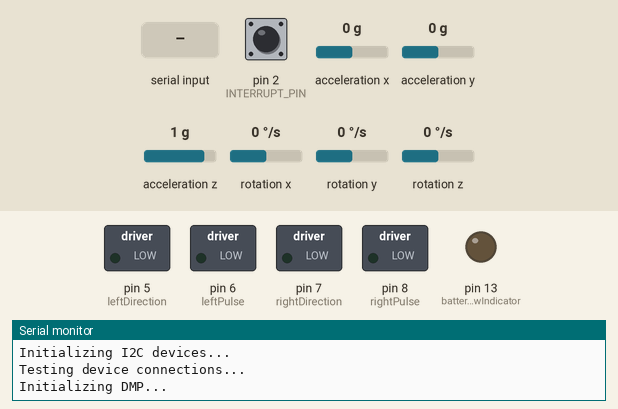
Bench run of a sketch on a simulated Arduino Uno, built with avr-gcc and run on an emulated ATmega328P. On the bench: switched loads named in the sketch (green lamp = pin HIGH), output pins drawn as LEDs (lit = HIGH), the last lines printed to the serial monitor. The test bench sets the inputs (shaded band); at power-on: pin 2 (INTERRUPT_PIN) LOW, acceleration x 0 g, acceleration y 0 g, acceleration z 1 g, rotation x 0 °/s, rotation y 0 °/s, rotation z 0 °/s. The sensor or clock chip raises its interrupt line as the real part does.

Above: at 0.1 s.
At 1.7 s:
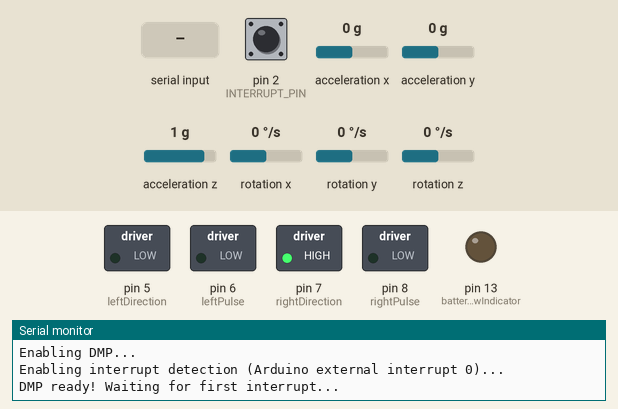
1.8 s: "l" received over Serial
At 2.9 s:
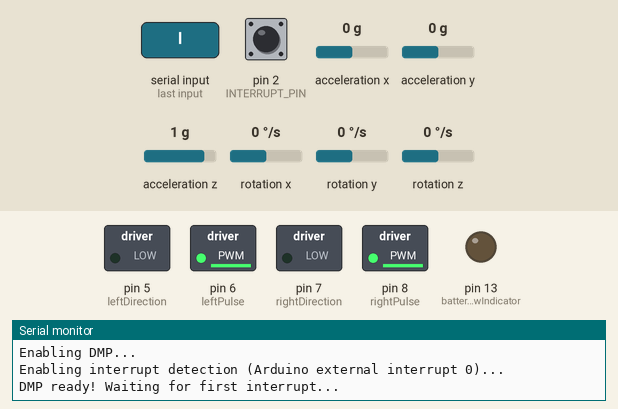
Timing chart, 0 to 4.8 s (numbered marks = the images above; inputs shaded):
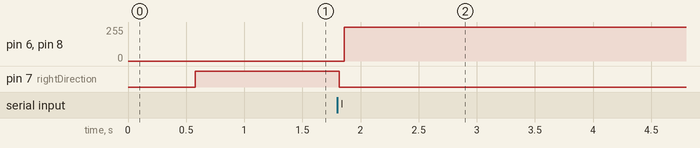

Measured:
- after the input at 1.8 s, pin 6 (leftPulse), pin 8 (rightPulse): 0/255 → 254/255 after 0.06 s; pin 7 (rightDirection): HIGH → LOW at once

The sketch:

self-balancing-robot.ino
```cpp
#include <MPU6050_6Axis_MotionApps20.h>
#include <Wire.h>
#include "PID.h"
#include "config.h"

// MPU control/status vars
bool dmpReady = false; // set true if DMP init was successful
uint8_t mpuIntStatus; // holds actual interrupt status byte from MPU
uint8_t devStatus; // return status after each device operation (0 = success, !0 = error)
uint16_t packetSize; // expected DMP packet size (default is 42 bytes)
uint16_t fifoCount; // count of all bytes currently in FIFO
uint8_t fifoBuffer[64]; // FIFO storage buffer
bool isCalibrated = false; // Calibration status flag
volatile bool mpuInterrupt = false; // indicates whether MPU interrupt pin has gone high

// orientation/motion vars
Quaternion q;           // [w, x, y, z]         quaternion container
VectorInt16 aa;         // [x, y, z]            accel sensor measurements
VectorInt16 aaReal;     // [x, y, z]            gravity-free accel sensor measurements
VectorInt16 aaWorld;    // [x, y, z]            world-frame accel sensor measurements
VectorFloat gravity;    // [x, y, z]            gravity vector
float euler[3];         // [psi, theta, phi]    Euler angle container
float ypr[3];           // [yaw, pitch, roll]   yaw/pitch/roll container and gravity vector

// Pins
#define INTERRUPT_PIN 2
#define leftDirection       5
#define leftPulse           6
#define rightDirection      7
#define rightPulse          8
#define batteryLowIndicator 13

// State Engine
int robotState;
#define Starting  0
#define Balancing 1

// Battery Monitoring
int batteryVoltage;
bool lowBattery;

// Bluetooth Comms
char motorDirection;

// Loop Timing
unsigned long loopTimer;

// Control Variables
float outputLeft;
float outputRight;

int leftMotor;
int throttleLeftMotor;
int throttleCounterLeftMotor;
int throttleLeftMotorMemory;

int rightMotor;
int throttleRightMotor;
int throttleCounterRightMotor;
int throttleRightMotorMemory;

// MPU6050 sensor setup
MPU6050 mpu;
// PID setup
PID pid;

// ================================================================
// ===                      MPU SETUP                           ===
// ================================================================
void dmpDataReady() {
  mpuInterrupt = true;
}

void setup() {
  Wire.begin();
  Wire.setClock(400000); // 400kHz I2C clock. Comment this line if having compilation difficulties
  Wire.setWireTimeout(3000, true); // timeout value in uSec

  // initialize serial communication
  // (115200 chosen because it is required for Teapot Demo output, but it's
  // really up to you depending on your project)
  Serial.begin(9600);
  while (!Serial); // wait for Leonardo enumeration, others continue immediately

  // NOTE: 8MHz or slower host processors, like the Teensy @ 3.3V or Arduino
  // Pro Mini running at 3.3V, cannot handle this baud rate reliably due to
  // the baud timing being too misaligned with processor ticks. You must use
  // 38400 or slower in these cases, or use some kind of external separate
  // crystal solution for the UART timer.

  // initialize device
  Serial.println(F("Initializing I2C devices..."));
  mpu.initialize();
  pinMode(INTERRUPT_PIN, INPUT);

  // verify connection
  Serial.println(F("Testing device connections..."));
  if (!mpu.testConnection()) {
    Serial.println("MPU6050 connection failed");
    while(1); // Endless loop
  }

  // load and configure the DMP
  Serial.println(F("Initializing DMP..."));
  devStatus = mpu.dmpInitialize();

  // supply your own gyro offsets here, scaled for min sensitivity
  mpu.setXGyroOffset(XGyro);
  mpu.setYGyroOffset(YGyro);
  mpu.setZGyroOffset(ZGyro);
  mpu.setXAccelOffset(XAccel);
  mpu.setYAccelOffset(YAccel);
  mpu.setZAccelOffset(ZAccel);

  // make sure it worked (returns 0 if so)
  if (devStatus == 0) {
    // turn on the DMP, now that it's ready
    Serial.println(F("Enabling DMP..."));
    mpu.setDMPEnabled(true);

    // enable Arduino interrupt detection
    Serial.print(F("Enabling interrupt detection (Arduino external interrupt "));
    Serial.print(digitalPinToInterrupt(INTERRUPT_PIN));
    Serial.println(F(")..."));
    attachInterrupt(digitalPinToInterrupt(INTERRUPT_PIN), dmpDataReady, RISING);
    mpuIntStatus = mpu.getIntStatus();

    // set our DMP Ready flag so the main loop() function knows it's okay to use it
    Serial.println(F("DMP ready! Waiting for first interrupt..."));
    dmpReady = true;

    // get expected DMP packet size for later comparison
    packetSize = mpu.dmpGetFIFOPacketSize();
  } else {
    // ERROR!
    // 1 = initial memory load failed
    // 2 = DMP configuration updates failed
    // (if it's going to break, usually the code will be 1)
    Serial.print(F("DMP Initialization failed (code "));
    Serial.print(devStatus);
    Serial.println(F(")"));
  }

  pinMode(batteryLowIndicator, OUTPUT);
  // Setup A4988 control pins
  pinMode(leftPulse, OUTPUT);
  pinMode(leftDirection, OUTPUT);
  pinMode(rightPulse, OUTPUT);
  pinMode(rightDirection, OUTPUT);

  //To create a variable pulse for controlling the stepper motors a timer is created that will execute a piece of code (subroutine) every 20us
  //This subroutine is called TIMER2_COMPA_vect
  TCCR2A = 0;              // Set entire TCCR2A register to 0
  TCCR2B = 0;              // Same for TCCR2B
  TCNT2  = 0;              // Initialize counter value to 0

  OCR2A = 39;              // Set compare match register for 20us interval
  //The compare register is set to 39 => 20us / (1s / (16.000.000MHz / 8)) - 1
  TCCR2A |= (1 << WGM21);  // Turn on CTC mode
  TCCR2B |= (1 << CS21);   // Set CS21 bit for 8 prescaler

  TIMSK2 |= (1 << OCIE2A); // Enable timer compare interrupt

  // Setup PID
  pid.reset();
  pid.setTuningParameters(pidP, pidI, pidD);
  pid.setDeadband(pidDB);
  pid.setOutputLimited(pidOPMin, pidOPMax);

  robotState = Starting;
  loopTimer = micros() + 4000;
}

void loop() {
  // if programming failed, don't try to do anything
  if (!dmpReady) return;

  if (Serial.available() > 0) {
    char inChar = (char)Serial.read(); // Read a character
    if (inChar != motorDirection) {
      motorDirection = inChar;
    }
  }

  // if (Serial.available() > 0) {
  //   String data = Serial.readStringUntil('\n');  // Read the data until newline
  //   char command = data.charAt(0);  // Get the first character

  //   if (command == 'P' | command == 'I' || command == 'D') {
  //     // Send strings like “P2.5\n”, “I0.1\n”, “D0.01\n” over the serial port to adjust Kp, Ki, and Kd respectively
  //     double value = data.substring(1).toDouble();  // Convert the rest of the string to double
  //     if (command == 'P') {
  //       pidP = value;
  //     } else if (command == 'I') {
  //       pidI = value;
  //     } else if (command == 'D') {
  //       pidD = value;
  //     }
  //     Serial.print("KP: ");
  //     Serial.print(pidP);
  //     Serial.print("\t KI: ");
  //     Serial.print(pidI);
  //     Serial.print("\t KD: ");
  //     Serial.println(pidD);
  //     pid.setTuningParameters(pidP, pidI, pidD);
  //   }
  // }

  // batteryVoltage = map(analogRead(0),0,1023,0,1250);

  // if (batteryVoltage < 1070 && batteryVoltage > 1050) {
  //   Serial.println("Battery Warning");
  // }

  // if (batteryVoltage < 1050 && batteryVoltage > 800) {
  //   digitalWrite(batteryLowIndicator, HIGH);
  //   lowBattery = true;
  //   Serial.println("Battery Low");
  // }

  // read a packet from FIFO
  if (mpu.dmpGetCurrentFIFOPacket(fifoBuffer)) { // Get the Latest packet
    mpu.dmpGetQuaternion(&q, fifoBuffer);
    mpu.dmpGetGravity(&gravity, &q);
    mpu.dmpGetYawPitchRoll(ypr, &q, &gravity);

    float angle = ypr[1] * 180/M_PI; // Get Pitch
    // Serial.println(angle);

    // State Machine
    switch (robotState) {
      case Starting:
      {
        if (angle > -0.5 && angle < 0.5) {
          robotState = Balancing;
        }
        break;
      }
      case Balancing:
      {
        if (angle > 30 || angle < -30 || lowBattery) {
          robotState = Starting;
          pid.reset();
        }
        else {
          // Process PID
          pid.processVariable = angle;
          pid.calculate();
        }
        break;
      }
    }
    // Serial.print("motorDirection: ");
    // Serial.print(motorDirection);
    // Serial.print("\t setpoint: ");
    // Serial.print(pid.setpoint);
    // Serial.print("\t selfBalanceSetpoint: ");
    // Serial.print(pid.selfBalanceSetpoint);
    // Serial.print("\t output: ");
    // Serial.println(pid.output);

    // Calculate control signals
    outputLeft = pid.output;
    outputRight = pid.output;

    // Turn Left
    if (motorDirection == 'l'){
      outputLeft += turnSpeed;
      outputRight -= turnSpeed;
    }

      // Turn Right
    if (motorDirection == 'r'){
      outputLeft -= turnSpeed;
      outputRight += turnSpeed;
    }

    // Forward
    if (motorDirection == 'f'){
      if (pid.setpoint > -2.5) {
        pid.setpoint -= 0.05;
      }
      // if (pid.output > -maxSpeed) {
      //   pid.setpoint -= 0.005;
      // }
    }

    // Backward
    if (motorDirection == 'b'){
      if (pid.setpoint < 2.5) {
        pid.setpoint += 0.05;
      }
      // if (pid.output < maxSpeed) {
      //   pid.setpoint += 0.005;
      // }
    }

    // Stop
    if (motorDirection == 's') {
      if (pid.setpoint > 0.5) {
        pid.setpoint -= 0.05;
      }
      else if (pid.setpoint < -0.5) {
        pid.setpoint += 0.05;
      }
      else {
        pid.setpoint = 0;
      }
    }

    if (pid.setpoint == 0) {
      if (pid.output < 0) {
        pid.selfBalanceSetpoint += 0.0015;
      }
      if (pid.output > 0) {
        pid.selfBalanceSetpoint -= 0.0015;
      }
    }

    // Motor Calculations
    // Compensate for the non-linear behaviour of the stepper motors
    if (outputLeft > 0) {
      outputLeft = 405 - (1/(outputLeft + 9)) * 5500;
    }
    else if (outputLeft < 0) {
      outputLeft = -405 - (1/(outputLeft - 9)) * 5500;
    }

    if (outputRight > 0) {
      outputRight = 405 - (1/(outputRight + 9)) * 5500;
    }
    else if (outputRight < 0) {
      outputRight = -405 - (1/(outputRight - 9)) * 5500;
    }

    // Calculate the needed pulse time for the left and right stepper motor controllers
    if (outputLeft > 0) {
      leftMotor = 400 - outputLeft;
    }
    else if (outputLeft < 0) {
      leftMotor = -400 - outputLeft;
    }
    else {
      leftMotor = 0;
    }

    if (outputRight > 0) {
      rightMotor = 400 - outputRight;
    }
    else if (outputRight < 0) {
      rightMotor = -400 - outputRight;
    }
    else {
      rightMotor = 0;
    }

    // Copy for interrupt to use
    throttleLeftMotor = leftMotor;
    throttleRightMotor = rightMotor;
  }

  // Delay 4 milliseconds
  while(loopTimer > micros());
  loopTimer += 4000;
  // delay(2000);
}

//******************
// INTERUPT HANDLERS
//******************

ISR(TIMER2_COMPA_vect) {
  // Left motor pulse calculations
  throttleCounterLeftMotor ++;                                //Increase the throttle_counter_left_motor variable by 1 every time this routine is executed
  if (throttleCounterLeftMotor > throttleLeftMotorMemory) {   //If the number of loops is larger then the throttle_left_motor_memory variable
    throttleCounterLeftMotor = 0;                             //Reset the throttle_counter_left_motor variable
    throttleLeftMotorMemory = throttleLeftMotor;              //Load the next throttle_left_motor variable
    if (throttleLeftMotorMemory < 0) {                        //If the throttle_left_motor_memory is negative
      PORTD |= 0b00100000;                                     //Set output 5 high to reverse the direction of the stepper controller
      throttleLeftMotorMemory *= -1;                          //Invert the throttle_left_motor_memory variable
    }
    else {
      PORTD &= 0b11011111;                                    // Set output 5 low for a forward direction of the stepper motor
    }
  }
  else if (throttleCounterLeftMotor == 2) {
    PORTD |= 0b01000000;                                      //Set output 6 high to create a pulse for the stepper controller
  }
  else if (throttleCounterLeftMotor == 1) {
    PORTD &= 0b10111111;                                      //Set output 6 low because the pulse only has to last for 20us
  }

  // Right motor pulse calculations
  throttleCounterRightMotor ++;                               //Increase the throttle_counter_right_motor variable by 1 every time the routine is executed
  if (throttleCounterRightMotor > throttleRightMotorMemory) { //If the number of loops is larger then the throttle_right_motor_memory variable
    throttleCounterRightMotor = 0;                            //Reset the throttle_counter_right_motor variable
    throttleRightMotorMemory = throttleRightMotor;            //Load the next throttle_right_motor variable
    if (throttleRightMotorMemory < 0) {                       //If the throttle_right_motor_memory is negative
      PORTD &= 0b01111111;                                    //Set output 7 low to reverse the direction of the stepper controller
      throttleRightMotorMemory *= -1;                         //Invert the throttle_right_motor_memory variable
    }
    else {
      PORTD |= 0b10000000;                                    //Set output 7 high for a forward direction of the stepper motor
    }
  }
  else if (throttleCounterRightMotor == 2) {
    PORTB |= 0b00000001;                                      //Set output 8 high to create a pulse for the stepper controller
  }
  else if (throttleCounterRightMotor == 1) {
    PORTB &= 0b11111110;                                      //Set output 8 low because the pulse only has to last for 20us
  }
}
```

PID.cpp
```cpp
#include "Arduino.h"
#include "PID.h"

PID::PID() {
  iMemory = 0;
  lastError = 0;
  outputMin = 0;
  outputMax = 100;
  deadband = 0;
}

void PID::reset() {
  output = 0;
  iMemory = 0;
  selfBalanceSetpoint = 0;
}

void PID::setTuningParameters(float p, float i, float d) {
  pTerm = p;
  iTerm = i;
  dTerm = d;
}

void PID::setDeadband(float db) {
  deadband = db;
}

void PID::setOutputLimited(float opMin, float opMax) {
  outputMin = opMin;
  outputMax = opMax;
  iMemory = constrain(output, outputMin, outputMax);
}

float PID::calculate() {

  float error;
  error = processVariable - setpoint - selfBalanceSetpoint;

  // Brake function
  if (output > 10 || output < -10) {
    error += output * 0.015;
  }

  iMemory += iTerm * error;
  iMemory = constrain(iMemory, outputMin, outputMax);

  output = pTerm * error + iMemory + dTerm * (error - lastError);
  output = constrain(output, outputMin, outputMax);

  lastError = error;

  if (output < deadband && output > -deadband) {
    output = 0;
  }
}
```

PID.h
```cpp
#ifndef PID_H
#define PID_H

#include "Arduino.h"

class PID
{
  public:
    PID();
    void reset();
    void setTuningParameters(float p, float i, float d);
    void setDeadband(float db);
    void setOutputLimited(float opMin, float opMax);
    float calculate();

  private:
    float pTerm;
    float iTerm;
    float dTerm;
    float iMemory;
    float lastError;
    float outputMin;
    float outputMax;
    float deadband;

  public:
    float setpoint;
    float processVariable;
    float output;
    float selfBalanceSetpoint;
};

#endif
```

config.h
```cpp
// Gyro vars
int XGyro = 77;
int YGyro = -30;
int ZGyro = -13;
int XAccel = -2820;
int YAccel = 946;
int ZAccel = 976;

// PID vars
float pidP = 10;
float pidI = 1.5;
float pidD = 2;
int pidDB = 5;
int pidOPMin = -400;
int pidOPMax = 400;

// Dynamic Paramaters
float turnSpeed = 30;
float maxSpeed = 150;
```
